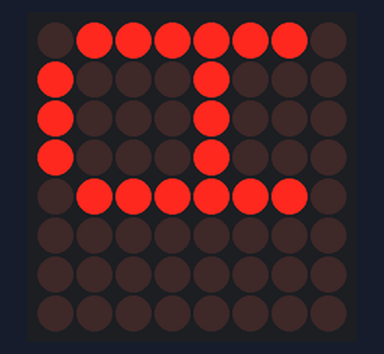
A sketch run on a simulated Arduino Mega 2560, built with avr-gcc and run on an emulated ATmega2560. Shown: 8×8 LED matrix.

Above: at 0.1 s.
At 2.1 s:
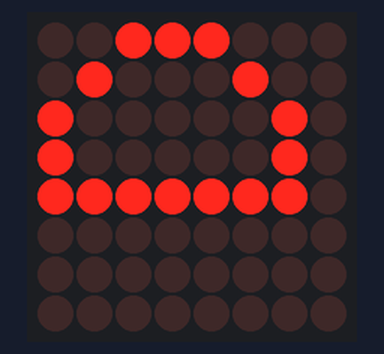
At 6.1 s:
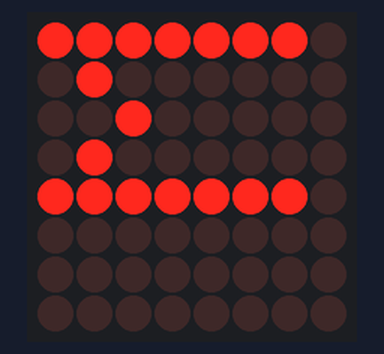
At 8.1 s:
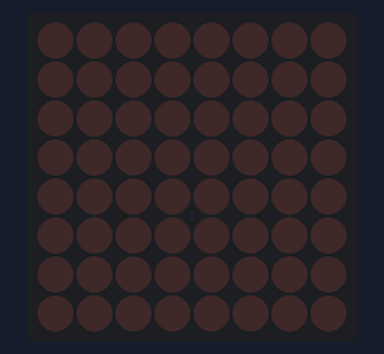

Measured:
- by itself, everything shown: repeats every 13.0 s, in 5 steps
- what the display in image 1 shows lasts 2.0 s, from 2.0 s to 4.0 s
- what the display in image 3 shows lasts 5.0 s, from 8.0 s to 13.0 s

The sketch:

LESSON22_MEGA.ino
```cpp
#include <LedControl.h>
#include <LiquidCrystal.h>
#include "LedControl.h"

LedControl lc = LedControl(12,10,11,1);

unsigned long delaytime1 = 2000;
unsigned long delaytime2 = 100;

void setup() {
  // put your setup code here, to run once:
  lc.shutdown(0,false); //wakeup call
  lc.setIntensity(0,8); //set brightness to medium
  lc.clearDisplay(0); //Clear display
}

//say my name, say my name
void Adam()
{
  byte A[5]={B01111110,B10001000,B10001000,B10001000,B01111110};
  byte d[5]={B00111000,B01000100,B10000010,B10000010,B11111110};
  byte a[5]={B01111110,B10001000,B10001000,B10001000,B01111110};
  byte m[3] = {B11111110,B01000000, B00100000};

  //--------------display----------------//

  //A
  lc.setRow(0,0,A[0]);
  lc.setRow(0,1,A[1]);
  lc.setRow(0,2,A[2]);
  lc.setRow(0,3,A[3]);
  lc.setRow(0,4,A[4]);
  delay(delaytime1);

  //d
  clearDisplay();
  for(int x = 0; x<5; x++)
  {
    lc.setRow(0,x,d[x]);
  }
  delay(delaytime1);

  //a
  clearDisplay();
  for(int x = 0; x<5; x++)
  {
    lc.setRow(0,x,a[x]);
  }
  delay(delaytime1);

  //m
  clearDisplay();
  lc.setRow(0,0,m[0]);
  lc.setRow(0,1,m[1]);
  lc.setRow(0,2,m[2]);
  lc.setRow(0,3,m[1]);
  lc.setRow(0,4,m[0]);
  delay(delaytime1);

  //clear
  clearDisplay();
  delay(5000);

}

void clearDisplay()
{
  for(int x = 0; x<8; x++)  lc.setRow(0,x,0);
}

void loop() {
  // put your main code here, to run repeatedly:
  Adam(); //this took too long to make

}
```
